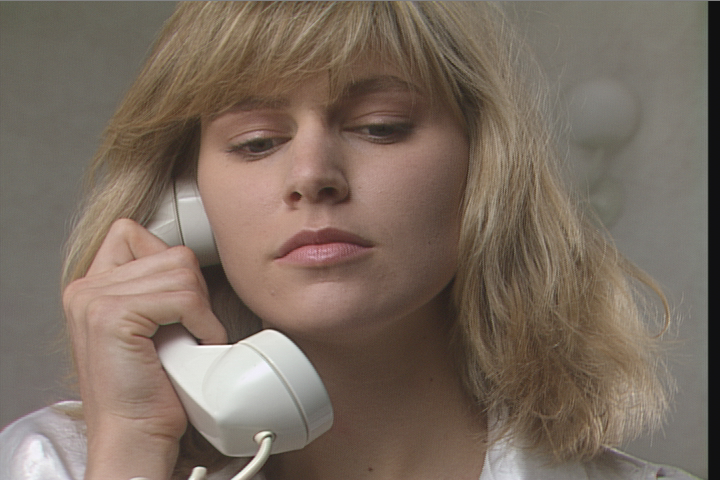
#> input picture lab2/images/susie_col.png, 720 x 480 px
$ python task3.py   (older library calls are emulated)
#> lines starting #> are read from the running program, lines starting #| are printed output that depends on the picture
import cv2
import numpy as np

img_in = cv2.imread("images/susie_col.png", cv2.IMREAD_GRAYSCALE)
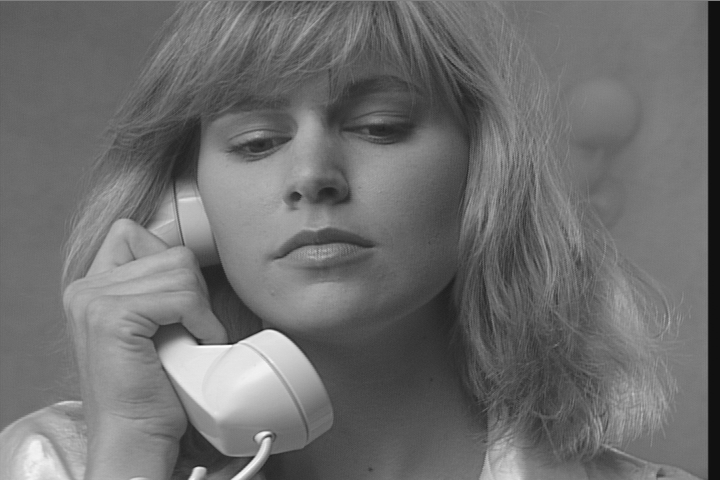
#> img_in: shape (480, 720); min 15, max 253, mean 110.5
img_blur = cv2.GaussianBlur(img_in, (3, 3), 0)
lap = cv2.Laplacian(img_blur, cv2.CV_64F, ksize=3)
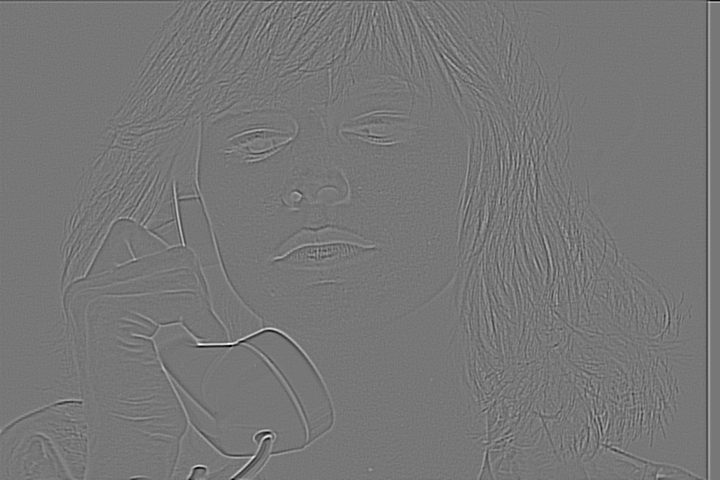
#> lap: shape (480, 720) float64; min -242, max 274, mean 0; drawn with min black and max white

weights = [-0.2, -0.4, -0.6, -0.8, -1.0]

for w in weights:
    img_in_f = img_in.astype(np.float32)
    lap_f = lap.astype(np.float32)

    sharp_float = cv2.addWeighted(img_in_f, 1.0, lap_f, w, 0.0)

    sharp_8u = cv2.convertScaleAbs(sharp_float)

    cv2.imshow(f"Sharp (w={w})", sharp_8u)
    cv2.imwrite(f"susie_sharp_w{w}.png", sharp_8u)
#> this loop made 5 passes
#> pass 1, `sharp_float = cv2.addWeighted(img_in_f, 1.0, lap_f, w, 0.0)`:
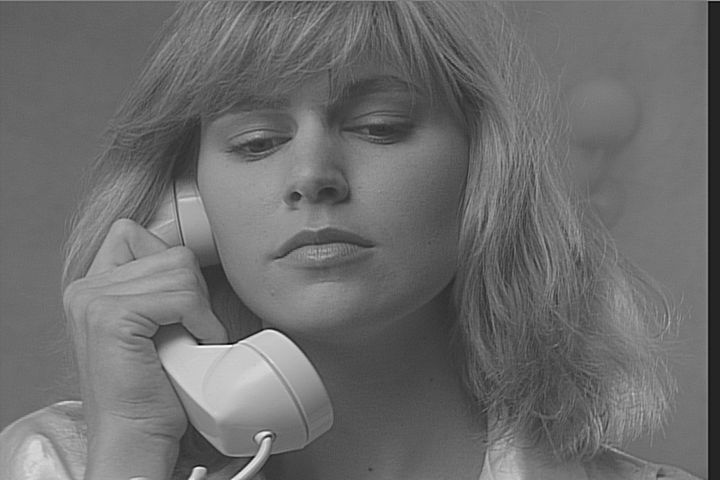
#> sharp_float: shape (480, 720) float32; min -30.8, max 298.6, mean 110.5; drawn with min black and max white
#> after the loop:
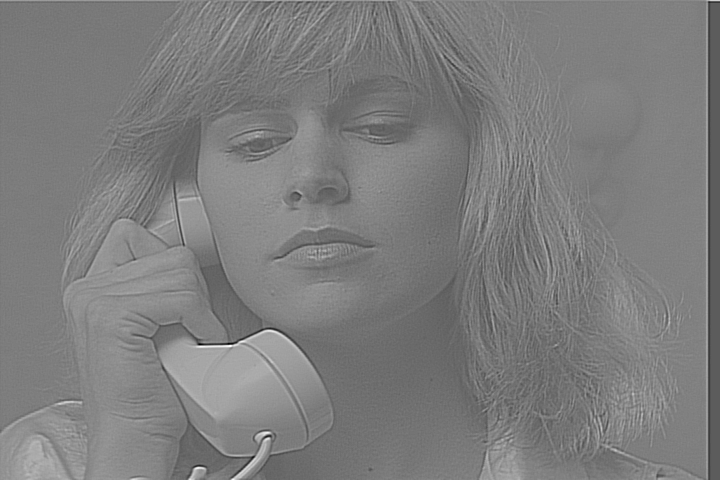
#> sharp_float: shape (480, 720) float32; min -250, max 482, mean 110.5; drawn with min black and max white

cv2.waitKey(0)
cv2.destroyAllWindows()
